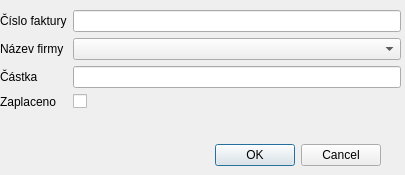
<?xml version="1.0" encoding="UTF-8"?>
<ui version="4.0">
 <class>PridatFormular</class>
 <widget class="QDialog" name="PridatFormular">
  <property name="geometry">
   <rect>
    <x>0</x>
    <y>0</y>
    <width>405</width>
    <height>175</height>
   </rect>
  </property>
  <property name="windowTitle">
   <string>Dialog</string>
  </property>
  <widget class="QDialogButtonBox" name="buttonBox">
   <property name="geometry">
    <rect>
     <x>40</x>
     <y>140</y>
     <width>341</width>
     <height>31</height>
    </rect>
   </property>
   <property name="orientation">
    <enum>Qt::Horizontal</enum>
   </property>
   <property name="standardButtons">
    <set>QDialogButtonBox::Cancel|QDialogButtonBox::Ok</set>
   </property>
  </widget>
  <widget class="QWidget" name="formLayoutWidget">
   <property name="geometry">
    <rect>
     <x>0</x>
     <y>10</y>
     <width>401</width>
     <height>121</height>
    </rect>
   </property>
   <layout class="QFormLayout" name="formLayout">
    <item row="0" column="0">
     <widget class="QLabel" name="label">
      <property name="text">
       <string>Číslo faktury</string>
      </property>
     </widget>
    </item>
    <item row="3" column="0">
     <widget class="QLabel" name="label_2">
      <property name="text">
       <string>Zaplaceno</string>
      </property>
     </widget>
    </item>
    <item row="2" column="0">
     <widget class="QLabel" name="label_3">
      <property name="text">
       <string>Částka</string>
      </property>
     </widget>
    </item>
    <item row="1" column="0">
     <widget class="QLabel" name="label_4">
      <property name="text">
       <string>Název firmy</string>
      </property>
     </widget>
    </item>
    <item row="3" column="1">
     <widget class="QCheckBox" name="Zaplaceno">
      <property name="text">
       <string/>
      </property>
     </widget>
    </item>
    <item row="0" column="1">
     <widget class="QLineEdit" name="Cislo">
      <property name="maxLength">
       <number>50</number>
      </property>
     </widget>
    </item>
    <item row="2" column="1">
     <widget class="QLineEdit" name="Castka">
      <property name="maxLength">
       <number>100</number>
      </property>
     </widget>
    </item>
    <item row="1" column="1">
     <widget class="QComboBox" name="NazevFirmy"/>
    </item>
   </layout>
  </widget>
 </widget>
 <resources/>
 <connections>
  <connection>
   <sender>buttonBox</sender>
   <signal>accepted()</signal>
   <receiver>PridatFormular</receiver>
   <slot>accept()</slot>
   <hints>
    <hint type="sourcelabel">
     <x>248</x>
     <y>254</y>
    </hint>
    <hint type="destinationlabel">
     <x>157</x>
     <y>274</y>
    </hint>
   </hints>
  </connection>
  <connection>
   <sender>buttonBox</sender>
   <signal>rejected()</signal>
   <receiver>PridatFormular</receiver>
   <slot>reject()</slot>
   <hints>
    <hint type="sourcelabel">
     <x>316</x>
     <y>260</y>
    </hint>
    <hint type="destinationlabel">
     <x>286</x>
     <y>274</y>
    </hint>
   </hints>
  </connection>
 </connections>
</ui>
